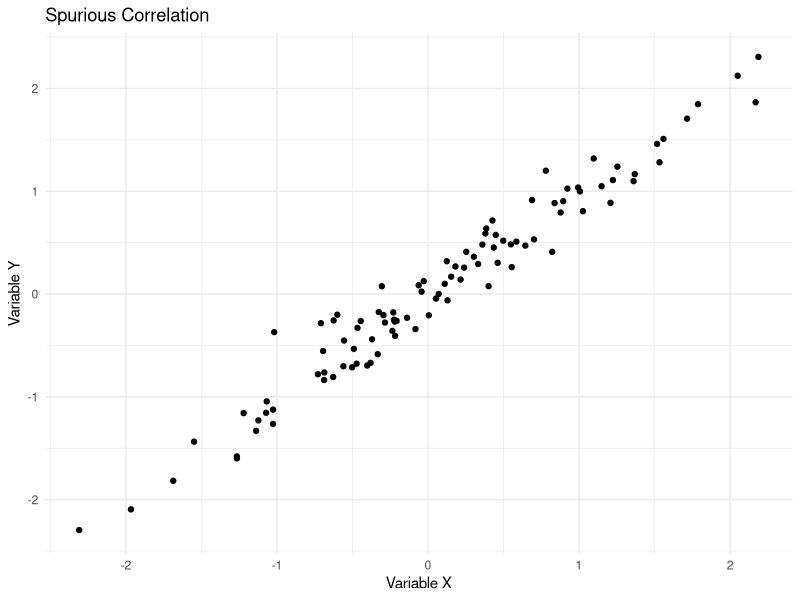

Reproduce this figure in R.
## ---- chunk 1
#load libraries
library(ggplot2)
## ---- chunk 2
# Generating random data
set.seed(123)
n <- 100
x <- rnorm(n)  # Generating random data for variable X
y <- x + rnorm(n, mean = 0, sd = 0.2)  # Generating Y correlated with X

# Create a dataframe
data <- data.frame(X = x, Y = y)

# Plotting the spurious correlation using ggplot2
ggplot(data, aes(x = X, y = Y)) +
  geom_point() +
  labs(title = "Spurious Correlation",
       x = "Variable X",
       y = "Variable Y") +
  theme_minimal()

